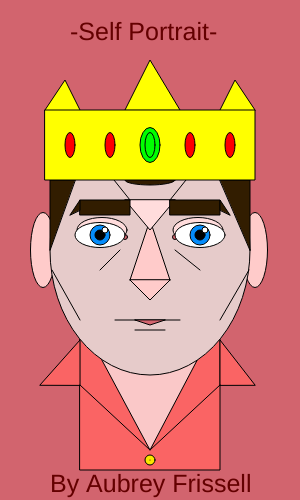
Frame 1 (no input)
Frame 60 (no input): identical to frame 1, image omitted
Frame 120 (the mouse pressed at the canvas centre since frame 60): identical to frame 1, image omitted

The p5.js sketch that drew this single still picture (run headless with seeded random() and noise() and a simulated clock; from frame 60 on, the mouse is pressed at the canvas centre):

// p5.js sketch
// ── sketch.js
function setup()
    {
        createCanvas(300,500);
    }
    function draw()
    {
        background(210, 100, 110);
        //Shirt
        fill(250, 100, 100)
        rect(80, 320, 140, 150)
        triangle(80, 385, 80, 340, 40, 385)
        triangle(220, 385, 220, 340, 255, 385)
        line (80, 385, 150, 450);
        line (220, 385, 150, 450)
        //button
        fill(250, 229, 0)
        circle(150, 460, 10)
        point(150, 460)
        //neck
        fill(250, 200, 200)
        triangle(43, 250, 150, 450, 255, 250);
        //ears
        fill(260, 203, 202)
        ellipse(43, 250, 25, 75);
        ellipse(255, 250, 25, 75);
        //head
        fill(230, 203, 202);
        ellipse(150,250,200,250);
        //nose
        fill(260, 203, 202)
        triangle(130, 280, 150, 220, 170, 280);
        triangle(130, 280, 150, 300, 170, 280);
        fill(400, 220, 220)
        triangle (125, 200, 150, 230, 175, 200);
        //details: EyePinks and lids
        fill(210, 100, 110)
        circle(125, 237, 5);
        circle(175, 237, 5);
        fill(260, 220, 220)
        ellipse(102, 230, 50, 25);
        ellipse(198, 230, 50, 25);
        //eyes
        fill(300)
        ellipse(100, 235, 50, 25);
        ellipse(200, 235, 50, 25);
        //eyebrows
        fill(50, 29, 0)
        rect(80, 200, 50, 15);
        rect(170, 200, 50, 15);
        triangle(70,215, 80, 200, 80, 210)
        triangle(230, 215, 220, 200, 220, 210)
        //iris and pupil and highlight
        fill(5, 140, 250)
        circle(100, 235, 20)
        circle(200,235, 20)
        fill(0)
        circle(100, 235, 10)
        circle(200,235, 10)
        fill(255, 255, 255)
        circle(105, 230, 6)
        circle(205,230, 6)
        //mouth
        fill(210, 100, 110)
        line(115, 320, 180, 320);
        triangle(135, 320, 150, 325, 165, 320);
        line(135, 330, 165, 330);
        //details: eye crease
        line(175, 250, 200, 270)
        line(120, 250, 100, 270)
        //details: eyebrow crease and cheekbone lines
        line(130, 200, 110, 175)
        line(170, 200, 190, 175)
        line(52, 270, 80, 320)
        line(249, 270, 220, 320)
        //Hair and Hat
        fill(50, 29, 0)
        triangle (50, 250, 50, 180, 75, 180);
        triangle (250, 250, 250, 180, 220, 180);
        ellipse (150, 180, 50, 10)
        fill(255, 255, 0)
        triangle (45, 110, 65, 80, 85, 120);
        triangle (255, 110, 235, 80, 215, 120);
        triangle (125, 110, 150, 60, 180, 110)
        rect (45, 110, 210, 70);
        fill (0, 255, 0)
        ellipse (150, 145, 20, 35)
        ellipse (150, 145, 10, 25)
        fill (255, 0, 0)
        ellipse (110, 145, 10, 25)
        ellipse (190, 145, 10, 25)
        ellipse (70, 145, 10, 25)
        ellipse (230, 145, 10, 25)
        //Title 
        fill (100,0,0)
        /textSize(25);
        text('-Self Portrait-', 70, 40);
        //Signature
        text('By Aubrey Frissell', 50, 492);
    }
